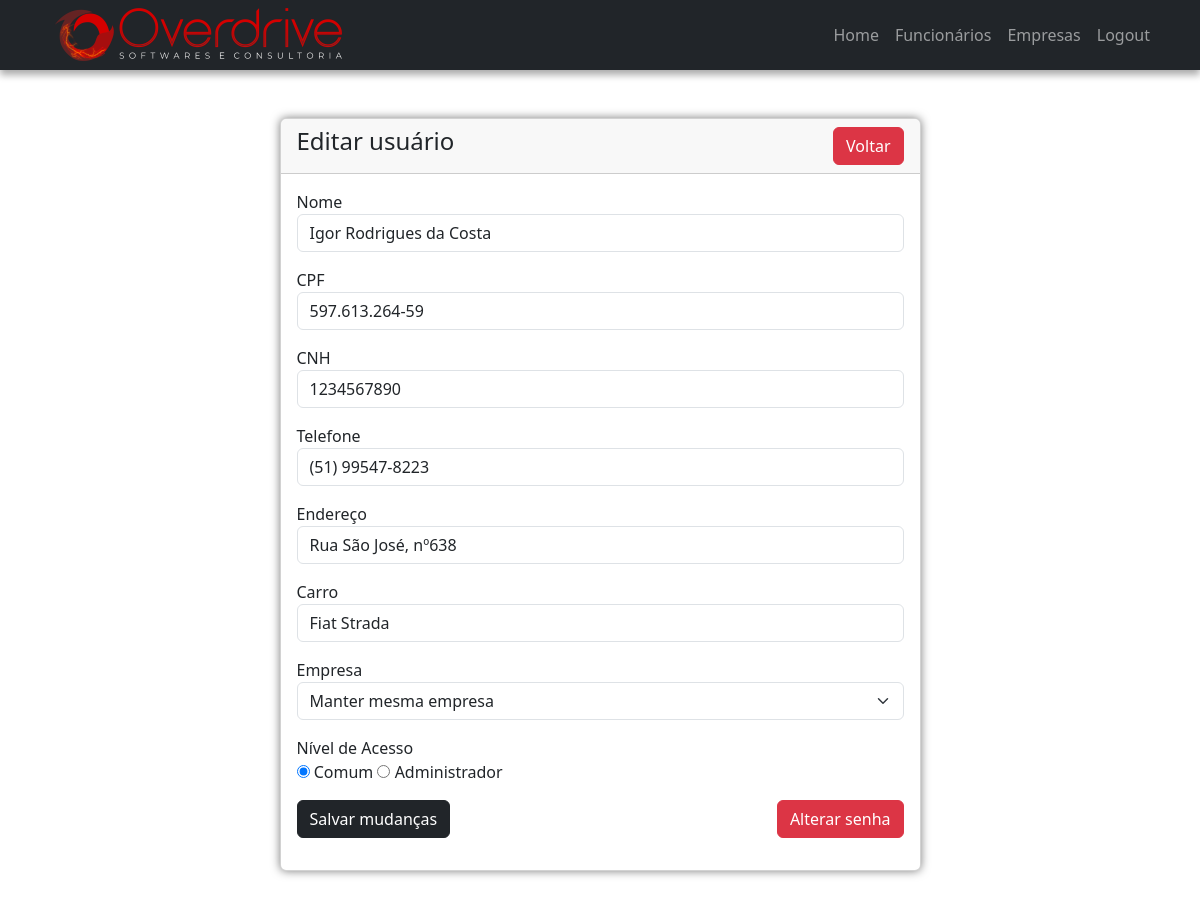
Page /view/editar_u.php?id=1 (signed in) on the committed database.
### tables this page shows
CREATE TABLE IF NOT EXISTS `usuario` (
  `u_id` int NOT NULL AUTO_INCREMENT,
  `nome` varchar(255) DEFAULT NULL,
  `cpf` varchar(14) NOT NULL,
  `cnh` varchar(20) DEFAULT NULL,
  `telefone` varchar(15) DEFAULT NULL,
  `endereco` varchar(255) DEFAULT NULL,
  `carro` varchar(255) DEFAULT NULL,
  `empresa` int NOT NULL,
  `senha` varchar(255) NOT NULL,
  `acesso` tinyint(1) NOT NULL DEFAULT '0',
  PRIMARY KEY (`u_id`),
  UNIQUE KEY `cpf` (`cpf`),
  KEY `empresa` (`empresa`)
);

### model/codeDAO.php (called while the page is built, shortened)
<?php
class codeDAO{
    private $banco;
    public function __construct(){
        $this->banco = new PDO('mysql:host='.HOST.'; dbname='.DB_NAME,USER,PASSWORD);
    }
    public function localizarUsuario($usuario_id){
        $query = "SELECT * FROM usuario WHERE u_id = :id";
        $query_run = $this->banco->prepare($query);
        $query_run->bindParam(':id',$usuario_id);
        $query_run->execute();
        $dados=$query_run->fetchAll(PDO::FETCH_ASSOC);
        if($dados){
            return array(
            'u_id' => $dados[0]['u_id'],
            'nome' => $dados[0]['nome'],
            'cpf' => $dados[0]['cpf'],
            'cnh' => $dados[0]['cnh'],
            'telefone' => $dados[0]['telefone'],
            'endereco' => $dados[0]['endereco'],
            'carro' => $dados[0]['carro'],
            'empresa' => $dados[0]['empresa'],
            'senha' => $dados[0]['senha'],
            'acesso' => $dados[0]['acesso']
            );
        }
    }
}
?>

### view/editar_u.php (the view, shortened to what this page needs)
<?php
include('../includes/header.php');
include('../includes/navbar.php');
require('../model/codeDAO.php');
$codeDAO = new codeDAO;
?>
<div class="container mt-5">
    <div class="row justify-content-center">
        <div class="col-md-7 mb-5">
            <div class="card">
                <div class="card-header">
                    <h4>Editar usuário
                        <a href="./tabela_up.php" class="btn btn-danger float-end">Voltar</a>
                    </h4>
                </div>
                <div class="card-body">
                    <?php
                    if(isset($_GET['id'])){
                        $usuario_id = $_GET['id'];
                        $dados = $codeDAO->localizarUsuario($usuario_id);
                        ?>
                        <form action="../controller/code.php" method="post">
                            <div class="mb-3">
                                <label>Nome</label>
                                <input type="text" name="nome" value="<?=$dados['nome']; ?>" class="form-control" required minlength="5" maxlength="255">
                            </div>
                            <div class="mb-3">
                                <label>CPF</label>
                                <input type="text" name="cpf" value="<?=$dados['cpf']; ?>" class="form-control" required minlength="14" maxlength="14" onkeyup="maskcpf(event)">
                            </div>
                            <div class="mb-3">
                                <label>CNH</label>
                                <input type="text" name="cnh" value="<?=$dados['cnh']; ?>" class="form-control" required minlength="10" maxlength="11" onkeypress="return event.charCode >= 48 && event.charCode <= 57">
                            </div>
                            <div class="mb-3">
                                <label>Telefone</label>
                                <input type="tel" name="telefone" value="<?=$dados['telefone']; ?>" class="form-control" required minlength="10" maxlength="15" onkeyup="maskphone(event)">
                            </div>
                            <div class="mb-3">
                                <label>Endereço</label>
                                <input type="text" name="endereco" value="<?=$dados['endereco']; ?>" class="form-control" required minlength="5" maxlength="255">
                            </div>
                            <div class="mb-3">
                                <label>Carro</label>
                                <input type="text" name="carro" value="<?=$dados['carro']; ?>" class="form-control" required minlength="2" maxlength="255">
                            </div>
                            <div class="mb-3">
                                <label>Empresa</label>
                                <select name="empresa" id="empresa" class="form-select" required>
                                    <?php
                                    echo "<option value='{$dados['empresa']}'>Manter mesma empresa</option>";
                                    ?>
                                </select>
                            </div>
                            <div class="mb-3">
                                <label>Nível de Acesso</label> <br>
                                <input type="radio" name="acesso" id="acesso0" value="0" <?php if($dados['acesso'] == 0){ ?> checked <?php } ?>>
                                <label for="acesso0">Comum</label>
                                <input type="radio" name="acesso" id="acesso1" value="1" <?php if($dados['acesso'] == 1){ ?> checked <?php } ?>>
                                <label for="acesso1">Administrador</label>
                            </div>
                            <div class="mb-3">
                                <button type="submit" name="edita_u" class="btn btn-dark">Salvar mudanças</button>
                                <a href="editar_s.php?id=<?= $dados['u_id']; ?>" class="btn btn-danger float-end">Alterar senha</a>
                            </div>
                        </form>
                    <?php
                    }
                    ?>
                </div>
            </div>
        </div>
    </div>
</div>
<?php
include('../includes/footer.php');
?>

### style.css (style rules this page uses)
body { background: url(./images/cidade.png) no-repeat center center fixed; -webkit-background-size: cover; -moz-background-size: cover; background-size: cover; -o-background-size: cover; }
.card { box-shadow: 0px 0px 10px rgba(0, 0, 0, 0.514); }

### rows in the picture
usuario: nome "Igor Rodrigues da Costa", cpf "597.613.264-59", cnh "1234567890", telefone "(51) 99547-8223", endereco "Rua São José, nº638", carro "Fiat Strada", acesso "☑ Comum", acesso "☐ Administrador"
